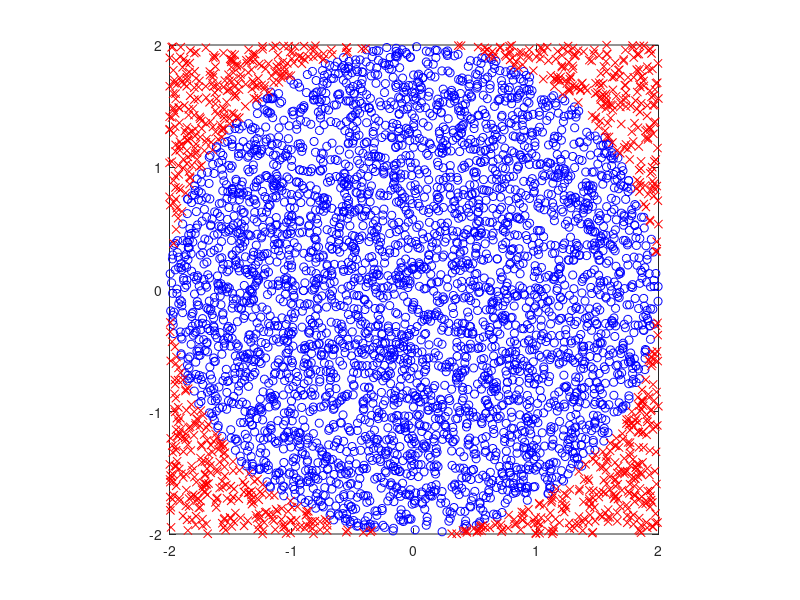

This chart was generated by the following MATLAB code: (Note: this script raises an error after producing the figure.)
% mcpi.m
% Demo of monte carlo integration for estimating pi

r=2;
S=5000;
xs = unifrnd(-r,r,S,1);
ys = unifrnd(-r,r,S,1);
rs = xs.^2 + ys.^2;
inside = (rs <= r^2);
samples = 4*(r^2)*inside;
Ihat = mean(samples)
piHat = Ihat/(r^2)
se = sqrt(var(samples)/S)

figure(1);clf
outside = ~inside;
plot(xs(inside), ys(inside), 'bo');
hold on
plot(xs(outside), ys(outside), 'rx');
axis square
%print(gcf,'-depsc','C:/kmurphy/figures/other/mc_pi.eps')
if doPrintPmtk, doPrintPmtkFigures('mc-pi'); end;
